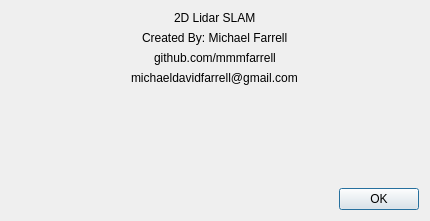
<?xml version="1.0" encoding="UTF-8"?>
<ui version="4.0">
 <class>AboutWindow</class>
 <widget class="QDialog" name="AboutWindow">
  <property name="geometry">
   <rect>
    <x>0</x>
    <y>0</y>
    <width>430</width>
    <height>221</height>
   </rect>
  </property>
  <property name="windowTitle">
   <string>About</string>
  </property>
  <layout class="QGridLayout" name="gridLayout">
   <item row="5" column="0">
    <layout class="QHBoxLayout" name="horizontalLayout">
     <item>
      <spacer name="horizontalSpacer">
       <property name="orientation">
        <enum>Qt::Horizontal</enum>
       </property>
       <property name="sizeHint" stdset="0">
        <size>
         <width>40</width>
         <height>20</height>
        </size>
       </property>
      </spacer>
     </item>
     <item>
      <widget class="QPushButton" name="pushButton">
       <property name="text">
        <string>OK</string>
       </property>
      </widget>
     </item>
    </layout>
   </item>
   <item row="0" column="0" alignment="Qt::AlignHCenter">
    <widget class="QLabel" name="label">
     <property name="text">
      <string>2D Lidar SLAM</string>
     </property>
    </widget>
   </item>
   <item row="1" column="0" alignment="Qt::AlignHCenter">
    <widget class="QLabel" name="label_2">
     <property name="text">
      <string>Created By: Michael Farrell</string>
     </property>
    </widget>
   </item>
   <item row="4" column="0">
    <spacer name="verticalSpacer">
     <property name="orientation">
      <enum>Qt::Vertical</enum>
     </property>
     <property name="sizeHint" stdset="0">
      <size>
       <width>20</width>
       <height>40</height>
      </size>
     </property>
    </spacer>
   </item>
   <item row="2" column="0" alignment="Qt::AlignHCenter">
    <widget class="QLabel" name="label_3">
     <property name="text">
      <string>github.com/mmmfarrell</string>
     </property>
    </widget>
   </item>
   <item row="3" column="0" alignment="Qt::AlignHCenter">
    <widget class="QLabel" name="label_4">
     <property name="text">
      <string>michaeldavidfarrell@gmail.com</string>
     </property>
    </widget>
   </item>
  </layout>
 </widget>
 <resources/>
 <connections/>
</ui>
